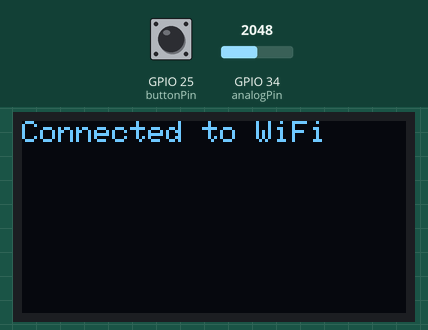
Recording of a sketch running on a simulated ESP32. Shown: 128×64 one-colour display. The inputs (shaded band) are chosen by the test bench; at power-on: GPIO 25 (buttonPin) HIGH, GPIO 34 (analogPin) = 2048. WiFi joins after 1.5 s; servers stay silent unless stated; uploads are accepted with an empty reply; what the sketch prints to the serial monitor is not drawn.

Above: at 3.3 s.
3.4 s: GPIO 25 (buttonPin) pulled LOW for 0.15 s
At 4.3 s:
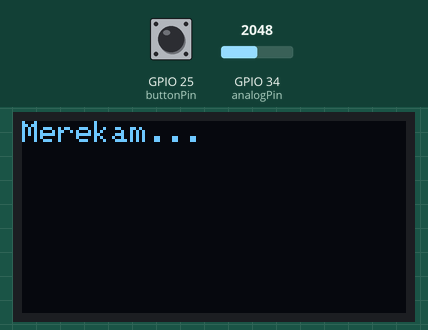
At 12.5 s:
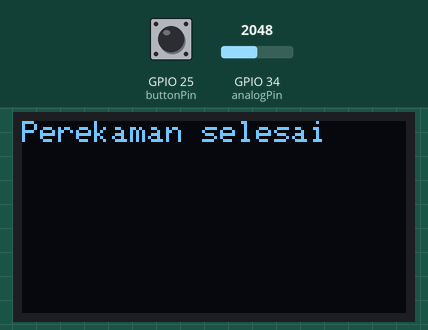
Timing chart, 0 to 14.0 s (numbered marks = the images above; inputs shaded):
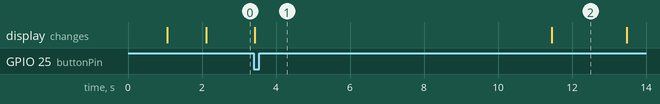

The sketch:

SIC-5-Team-28.ino
```cpp
#include <WiFi.h>
#include <HTTPClient.h>
#include <Adafruit_GFX.h>
#include <Adafruit_SSD1306.h>
#include <ArduinoJson.h>

const char* ssid = "Ngomah";
const char* password = "penginapan";
const char* serverName = "your-server-address/upload";
const char* transcriptionServer = "your-server-address/transcription";

const int analogPin = 34;
const int buttonPin = 25;
const int sampleRate = 16000;
const int sampleWindow = 200;
const int maxSamples = 3200;
const int repetitions = 20;
const int delayBetweenSamples = 0;

bool isRecording = false;

#define SCREEN_WIDTH 128
#define SCREEN_HEIGHT 64
#define OLED_RESET    -1
Adafruit_SSD1306 display(SCREEN_WIDTH, SCREEN_HEIGHT, &Wire, OLED_RESET);

void setup() {
  Serial.begin(115200);
  pinMode(buttonPin, INPUT_PULLUP);

  if(!display.begin(SSD1306_SWITCHCAPVCC, 0x3C)) {
    Serial.println(F("SSD1306 allocation failed"));
    for(;;);
  }
  display.clearDisplay();
  display.setTextSize(1);
  display.setTextColor(SSD1306_WHITE);
  display.setCursor(0, 0);

  WiFi.begin(ssid, password);
  while (WiFi.status() != WL_CONNECTED) {
    delay(1000);
    Serial.println("Connecting to WiFi...");
    display.clearDisplay();
    display.setCursor(0, 0);
    display.println("Connecting to WiFi...");
    display.display();
  }
  Serial.println("Connected to WiFi");
  display.clearDisplay();
  display.setCursor(0, 0);
  display.println("Connected to WiFi");
  display.display();
}

void loop() {
  if (digitalRead(buttonPin) == LOW && !isRecording) {
    isRecording = true;

    if (WiFi.status() == WL_CONNECTED) {
      display.clearDisplay();
      display.setCursor(0, 0);
      display.println("Merekam...");
      display.display();

      for (int i = 0; i < repetitions; i++) {
        unsigned long startMillis = millis();
        String postData = "";
        int sampleCount = 0;

        while (millis() - startMillis < sampleWindow && sampleCount < maxSamples) {
          int sample = analogRead(analogPin);
          sample = map(sample, 0, 4095, -32768, 32767);
          postData += String(sample) + ",";
          sampleCount++;
        }

        postData = postData.substring(0, postData.length() - 1);

        HTTPClient http;
        http.begin(serverName);
        http.addHeader("Content-Type", "application/x-www-form-urlencoded");
        String httpRequestData = String("audioData=") + postData;
        int httpResponseCode = http.POST(httpRequestData);
        http.end();

        delay(delayBetweenSamples);
      }

      display.clearDisplay();
      display.setCursor(0, 0);
      display.println("Perekaman selesai");
      display.display();
      delay(2000);

      display.clearDisplay();
      display.setCursor(0, 0);
      display.println("Memproses...");
      display.display();

      delay(10000);
      String response = "";
      bool success = false;

      for (int i = 0; i < 3; i++) {
        HTTPClient http;
        http.begin(transcriptionServer);
        int httpResponseCode = http.GET();

        if (httpResponseCode > 0) {
          response = http.getString();
          success = true;
          break;
        } else {
          response = "Error on HTTP request";
          delay(5000);
        }

        http.end();
      }

      if (!success) {
        response = "{\"status\":\"error\",\"message\":\"Failed to get transcription\"}";
      }

      DynamicJsonDocument doc(1024);
      deserializeJson(doc, response);

      String status = doc["status"];
      String transcript = status == "success" ? doc["transcript"] : doc["message"];

      display.clearDisplay();
      display.setCursor(0, 0);
      display.println(transcript);
      display.display();
      delay(5000);
    } else {
      Serial.println("WiFi Disconnected");
      display.clearDisplay();
      display.setCursor(0, 0);
      display.println("WiFi Disconnected");
      display.display();
      delay(1000);
    }

    isRecording = false;
  }
}
```

Measured:
- after the input at 3.4 s, the display: changes at once (image 1)
